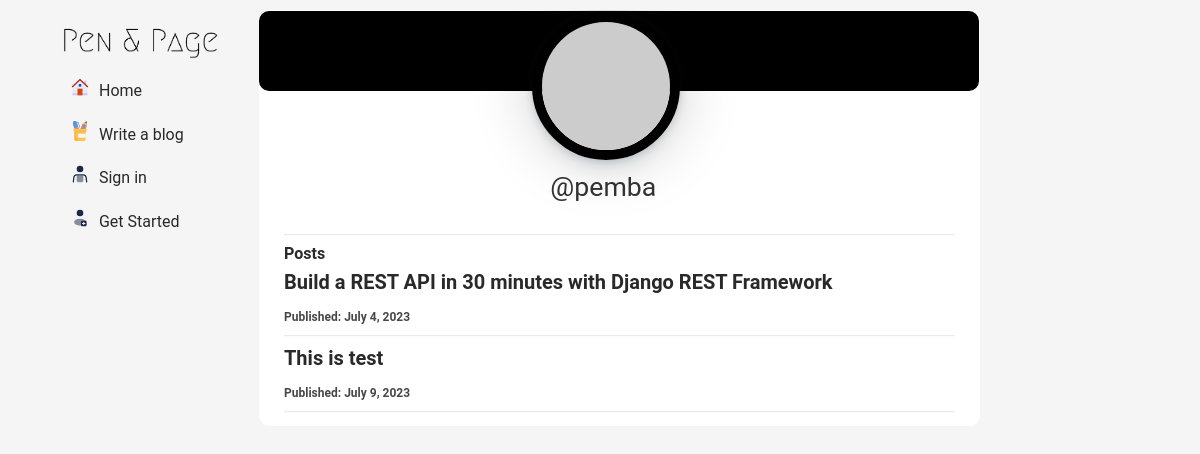
/profile/2/, run on an earlier commit of the app's database.
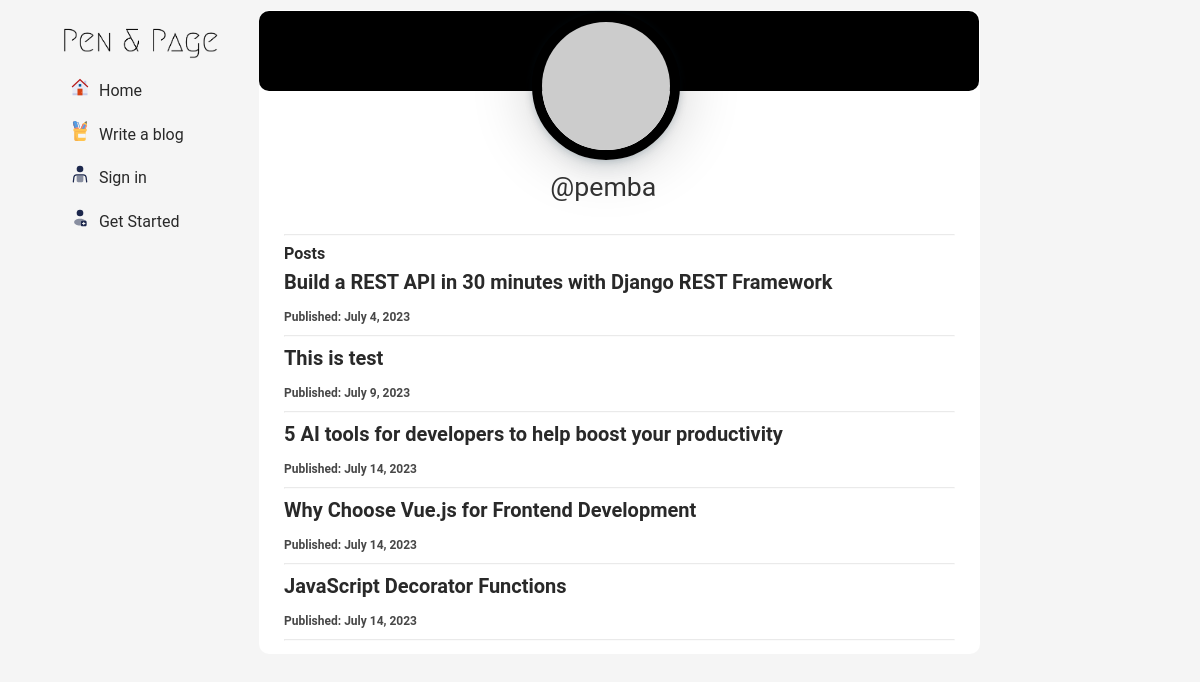
And on a later commit of the database.
### home/models.py (models this page shows, shortened)
class Blog(models.Model):
    title = models.CharField(max_length=250)
    author = models.ForeignKey(User, on_delete=models.CASCADE, null=True)
    content = RichTextUploadingField(null=True)
    slug = models.SlugField(max_length=1000, null=True, blank=True)
    category = models.CharField(
        max_length=50, choices=CATEGORY_CHOICES, null=True, default="Choose Category")
    cover_image = models.ImageField(upload_to="static/public/cover_image/")
    created_at = models.DateTimeField(auto_now_add=True)
    upload_to = models.DateField(auto_now=True)
    def __str__(self) -> str:
        return self.title

### home/views.py (the view)
# urls.py: path("profile/<int:authorid>/", author_profile, name="profile"),
def author_profile(request, authorid):
    context = {}
    try:
        blog_obj = Blog.objects.filter(author_id=authorid)
        print(blog_obj)
        try:
            author = blog_obj.first().author
            print("*")
            print(blog_obj)
            print(author)
            print("*")
            context['blog_author'] = author
        except Exception as e:
            pass
        context['blog_obj'] = blog_obj
        context['logged_user'] = request.user
        print(context)
    except Exception as e:
        print(e)
    return render(request, 'author_profile.html', context)

### home/templates/author_profile.html (shortened to what this page needs)
{% extends 'base.html' %}
{% block content %}
{% load static %}
<div class="mid-grid">
    <div class="profile-container">
        <div class="profilebox">
            <img class="profpic"
                src="//gravatar.com/avatar/59d2646254895816400fcb1eded7d86d?s=128&d=https://codepen.io/assets/avatars/user-avatar-512x512-e95b68f7d95e0e48bead22e5d64c95d9.png"
                alt="profile picture" />
            <h1 class="prof-name">@{{ blog_author }}</h1>
        </div>
        <hr>
        <div class="author-blog-item">
            <p class="heading">Posts</p>
            {% for blog in blog_obj %}
            <div class="article-item">
                <div class="posts-grid">
                    <div class="card-title">
                        <a class="article-link" href="{% url 'blog_detail' blog.slug %}">
                            <p class="article-link">{{ blog.title }}</p>
                        </a>
                        <div class="card-footer">
                            <p>Published: {{blog.created_at.date}}</p>
                        </div>
                    </div>
                    <hr>
                </div>
            </div>
            {% empty %}
            <p>No post yet.</p>
            {% endfor %}
        </div>
    </div>
</div>
{% endblock %}

What changed in the data, as far as the page shows it:
added Blog: title "5 AI tools for developers to help boost your productivity", created_at "July 14, 2023"
added Blog: title "Why Choose Vue.js for Frontend Development", created_at "July 14, 2023"
added Blog: title "JavaScript Decorator Functions", created_at "July 14, 2023"
